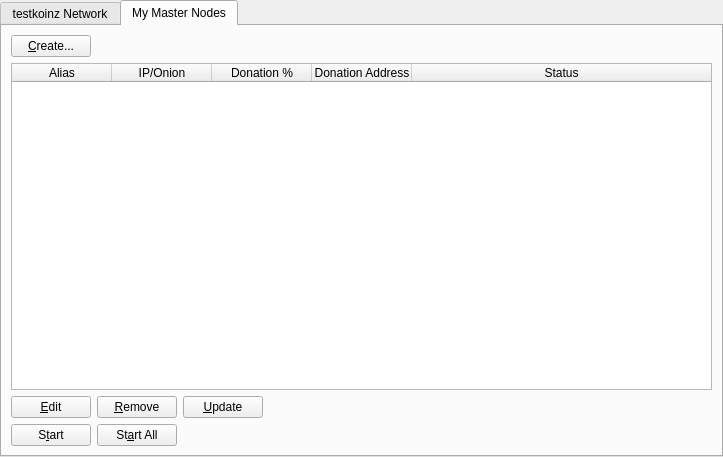
<?xml version="1.0" encoding="UTF-8"?>
<ui version="4.0">
 <class>MasternodeManager</class>
 <widget class="QWidget" name="MasternodeManager">
  <property name="geometry">
   <rect>
    <x>0</x>
    <y>0</y>
    <width>723</width>
    <height>457</height>
   </rect>
  </property>
  <property name="windowTitle">
   <string>Form</string>
  </property>
  <layout class="QVBoxLayout" name="topLayout">
   <property name="leftMargin">
    <number>0</number>
   </property>
   <property name="topMargin">
    <number>0</number>
   </property>
   <property name="rightMargin">
    <number>0</number>
   </property>
   <property name="bottomMargin">
    <number>0</number>
   </property>
   <item>
    <layout class="QVBoxLayout" name="verticalLayout">
     <property name="bottomMargin">
      <number>0</number>
     </property>
     <item>
      <widget class="QTabWidget" name="tabWidget">
       <property name="currentIndex">
        <number>1</number>
       </property>
       <widget class="QWidget" name="tab">
        <attribute name="title">
         <string>testkoinz Network</string>
        </attribute>
        <layout class="QGridLayout" name="gridLayout">
         <item row="1" column="0">
          <widget class="QTableWidget" name="tableWidget">
           <property name="editTriggers">
            <set>QAbstractItemView::NoEditTriggers</set>
           </property>
           <property name="alternatingRowColors">
            <bool>true</bool>
           </property>
           <property name="selectionBehavior">
            <enum>QAbstractItemView::SelectRows</enum>
           </property>
           <property name="sortingEnabled">
            <bool>true</bool>
           </property>
           <attribute name="horizontalHeaderStretchLastSection">
            <bool>true</bool>
           </attribute>
           <column>
            <property name="text">
             <string>Address</string>
            </property>
           </column>
           <column>
            <property name="text">
             <string>Rank</string>
            </property>
           </column>
           <column>
            <property name="text">
             <string>Active</string>
            </property>
           </column>
           <column>
            <property name="text">
             <string>Active (secs)</string>
            </property>
           </column>
           <column>
            <property name="text">
             <string>Last Seen</string>
            </property>
           </column>
           <column>
            <property name="text">
             <string>Pubkey</string>
            </property>
           </column>
          </widget>
         </item>
         <item row="2" column="0">
          <widget class="QTableWidget" name="tableWidget_3">
           <property name="editTriggers">
            <set>QAbstractItemView::NoEditTriggers</set>
           </property>
           <property name="alternatingRowColors">
            <bool>true</bool>
           </property>
           <property name="selectionBehavior">
            <enum>QAbstractItemView::SelectRows</enum>
           </property>
           <property name="sortingEnabled">
            <bool>true</bool>
           </property>
           <attribute name="horizontalHeaderStretchLastSection">
            <bool>true</bool>
           </attribute>
           <column>
            <property name="text">
             <string>Address</string>
            </property>
           </column>
           <column>
            <property name="text">
             <string>Rank</string>
            </property>
           </column>
           <column>
            <property name="text">
             <string>Active</string>
            </property>
           </column>
           <column>
            <property name="text">
             <string>Active (secs)</string>
            </property>
           </column>
           <column>
            <property name="text">
             <string>Last Seen</string>
            </property>
           </column>
           <column>
            <property name="text">
             <string>Pubkey</string>
            </property>
           </column>
          </widget>
         </item>
         <item row="0" column="0">
          <layout class="QHBoxLayout" name="horizontalLayout_3">
           <property name="bottomMargin">
            <number>0</number>
           </property>
           <item>
            <widget class="QLabel" name="label_2">
             <property name="text">
              <string>testkoinz Node Count:</string>
             </property>
            </widget>
           </item>
           <item>
            <widget class="QLabel" name="countLabel">
             <property name="text">
              <string>0</string>
             </property>
            </widget>
           </item>
           <item>
            <spacer name="horizontalSpacer_3">
             <property name="orientation">
              <enum>Qt::Horizontal</enum>
             </property>
             <property name="sizeHint" stdset="0">
              <size>
               <width>40</width>
               <height>20</height>
              </size>
             </property>
            </spacer>
           </item>
          </layout>
         </item>
        </layout>
       </widget>
       <widget class="QWidget" name="tab_2">
        <attribute name="title">
         <string>My Master Nodes</string>
        </attribute>
        <layout class="QGridLayout" name="gridLayout_2">
         <item row="0" column="0">
          <layout class="QVBoxLayout" name="verticalLayout_2">
           <property name="bottomMargin">
            <number>0</number>
           </property>
           <item>
            <layout class="QHBoxLayout" name="horizontalLayout">
             <item>
              <widget class="QPushButton" name="createButton">
               <property name="text">
                <string>&amp;Create...</string>
               </property>
              </widget>
             </item>
             <item>
              <spacer name="horizontalSpacer">
               <property name="orientation">
                <enum>Qt::Horizontal</enum>
               </property>
               <property name="sizeHint" stdset="0">
                <size>
                 <width>40</width>
                 <height>20</height>
                </size>
               </property>
              </spacer>
             </item>
            </layout>
           </item>
           <item>
            <widget class="QTableWidget" name="tableWidget_2">
             <property name="minimumSize">
              <size>
               <width>695</width>
               <height>0</height>
              </size>
             </property>
             <property name="editTriggers">
              <set>QAbstractItemView::NoEditTriggers</set>
             </property>
             <property name="alternatingRowColors">
              <bool>true</bool>
             </property>
             <property name="selectionMode">
              <enum>QAbstractItemView::SingleSelection</enum>
             </property>
             <property name="selectionBehavior">
              <enum>QAbstractItemView::SelectRows</enum>
             </property>
             <attribute name="horizontalHeaderStretchLastSection">
              <bool>true</bool>
             </attribute>
             <column>
              <property name="text">
               <string>Alias</string>
              </property>
             </column>
             <column>
              <property name="text">
               <string>IP/Onion</string>
              </property>
             </column>
             <column>
              <property name="text">
               <string>Donation %</string>
              </property>
             </column>
             <column>
              <property name="text">
               <string>Donation Address</string>
              </property>
             </column>
             <column>
              <property name="text">
               <string>Status</string>
              </property>
             </column>
            </widget>
           </item>
           <item>
            <layout class="QHBoxLayout" name="horizontalLayout_2">
             <property name="bottomMargin">
              <number>0</number>
             </property>
             <item>
              <widget class="QPushButton" name="editButton">
               <property name="text">
                <string>&amp;Edit</string>
               </property>
              </widget>
             </item>
             <item>
              <widget class="QPushButton" name="removeButton">
               <property name="text">
                <string>&amp;Remove</string>
               </property>
              </widget>
             </item>
             <item>
              <widget class="QPushButton" name="UpdateButton">
               <property name="text">
                <string>&amp;Update</string>
               </property>
              </widget>
             </item>
             <item>
              <spacer name="horizontalSpacer_2">
               <property name="orientation">
                <enum>Qt::Horizontal</enum>
               </property>
               <property name="sizeHint" stdset="0">
                <size>
                 <width>40</width>
                 <height>20</height>
                </size>
               </property>
              </spacer>
             </item>
            </layout>
           </item>
           <item>
            <layout class="QHBoxLayout" name="horizontalLayout_4">
             <property name="bottomMargin">
              <number>0</number>
             </property>
            </layout>
           </item>
           <item>
            <layout class="QHBoxLayout" name="horizontalLayout_5">
             <property name="bottomMargin">
              <number>0</number>
             </property>
             <item>
              <widget class="QPushButton" name="startButton">
               <property name="text">
                <string>S&amp;tart</string>
               </property>
              </widget>
             </item>
             <item>
              <widget class="QPushButton" name="startAllButton">
               <property name="text">
                <string>St&amp;art All</string>
               </property>
              </widget>
             </item>
             <item>
              <spacer name="horizontalSpacer_5">
               <property name="orientation">
                <enum>Qt::Horizontal</enum>
               </property>
               <property name="sizeHint" stdset="0">
                <size>
                 <width>40</width>
                 <height>20</height>
                </size>
               </property>
              </spacer>
             </item>
            </layout>
           </item>
          </layout>
         </item>
        </layout>
       </widget>
      </widget>
     </item>
    </layout>
   </item>
  </layout>
 </widget>
 <resources/>
 <connections/>
</ui>
